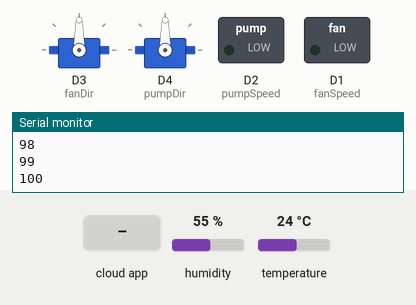
This sketch was run on a simulated ESP8266 (NodeMCU). Parts: 2 × servo, switched loads named in the sketch (green lamp = pin HIGH), the last lines printed to the serial monitor. The inputs (shaded band) are chosen by the test bench; at power-on: humidity 55 %, temperature 24 °C. WiFi joins after 1.5 s; servers stay silent unless stated; network time is answered at once with the bench clock; the local clock reads 2024-03-15 10:24:30 at power-on unless the sketch sets it; the Firebase database answers and starts empty; pins used as bus, display or sensor lines are not drawn.

Above: at 2.8 s.
2.9 s: the phone or cloud app sets fanON to 1
At 14.5 s:
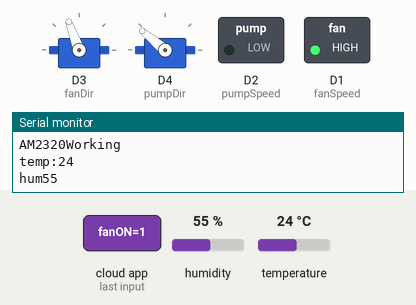
15.0 s: the phone or cloud app sets hatchState to 1
At 21.9 s:
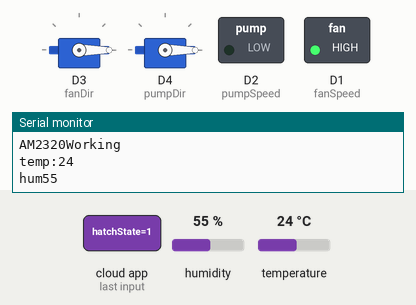
22.9 s: the phone or cloud app sets fanON to 0
At 30.2 s:
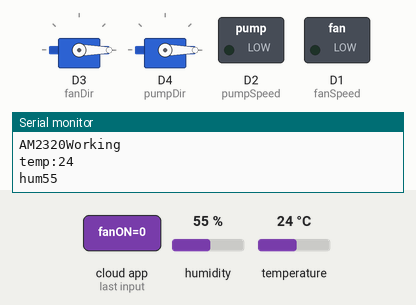
30.5 s: the phone or cloud app sets HumidifyerOn to 1
41.6 s: the phone or cloud app sets regnskog to 1
At 53.5 s:
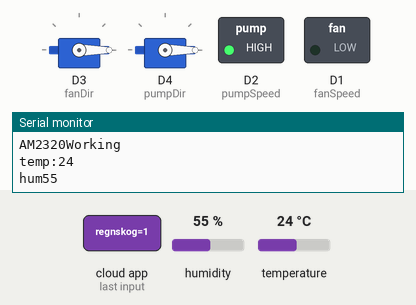
53.8 s: the phone or cloud app sets hatchState to 0
At 60.4 s:
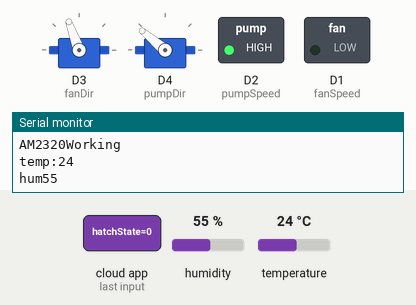
Timing chart, 0 to 100.1 s (numbered marks = the images above; inputs shaded):
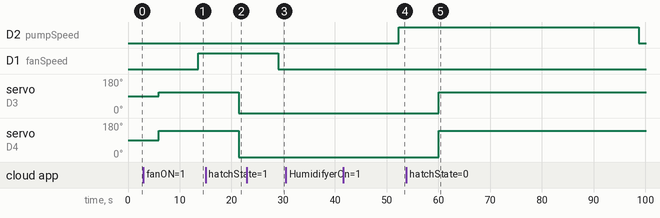

Measured:
- after the input at 2.9 s, D1 (fanSpeed): LOW → HIGH after 10.7 s
- after the input at 15.0 s, servo on D3 (fanDir): 110° → 0° after 6.4 s; servo on D4 (pumpDir): 140° → 0° after 6.4 s
- after the input at 22.9 s, D1 (fanSpeed): HIGH → LOW after 6.1 s
- after the input at 41.6 s, D2 (pumpSpeed): LOW → HIGH after 10.7 s
- after the input at 53.8 s, servo on D3 (fanDir): 0° → 110° after 6.2 s; servo on D4 (pumpDir): 0° → 140° after 6.2 s

The sketch:

test2.ino
```cpp
#include <FirebaseESP8266.h>
#include <ESP8266WiFi.h>
#include <WiFiUdp.h>
#include <NTPClient.h>
#include <Wire.h>
#include <AM2320.h>
#include <Servo.h>

// define servos
AM2320 sensor;
Servo bigHatchServo;
Servo fanHatchServo;

// defines where we should conect to firebase via the webb with the wifi name and pasword

#define FIREBASE_HOST "https://waxteras-default-rtdb.europe-west1.firebasedatabase.app"
#define FIREBASE_AUTH "AIzaSyBslwY7gKcIWTltrOcEeDooZWzSRRcSBUg"
#define WIFI_SSID "ABBgym_2.4"
#define WIFI_PASSWORD "mittwifiarsabra"

// #define WIFI_SSID "Almesbo_wifi"
// #define WIFI_PASSWORD "KottenAlmesbo"

// Define Firebase Data objects
FirebaseData firebaseData1;

const byte fanSpeed = 5;
const byte fanDir = 0;
const byte pumpSpeed = 4;
const byte pumpDir = 2;

String path = "/Nodes";
String nodeID = "Node2";      // This is this node ID to receive control
String otherNodeID = "Node1"; // This is other node ID to control

// setting up time and timezone

WiFiUDP ntpUDP;
NTPClient timeClient(ntpUDP, "pool.ntp.org", 3600, 60000);

// define time variables
String Time;
int days;
int hours;
int minutes;
int seconds;
int timeEpoche;
int months = 1;
int timesec;
int monthDay;
int monthDayRound = llround(monthDay) + 1;
float monthFloat;

int liveJord;
int liveLuft;
int liveTemp;
int FlaktTempSetting;
int luckaTempSetting;

bool fanState;
bool pumpState;
bool hatchState;
bool fanOnWeb;

bool oken;
bool grasmark;
bool regnskog;

int hum;
int temp;
float earthHum;

int TargetTemp;

void setup()
{
  // put your setup code here, to run once:
  timeClient.begin();
  if (!Firebase.beginStream(firebaseData1, path + "/" + nodeID))
  {
    Serial.println("Could not begin stream");
    Serial.println("REASON: " + firebaseData1.errorReason());
  }

  Serial.begin(9600);

  bigHatchServo.attach(D3, 544, 2400);
  fanHatchServo.attach(D4, 544, 2400);
  Wire.begin(14, 12);

  WiFi.begin(WIFI_SSID, WIFI_PASSWORD);
  Serial.print("Connecting to Wi-Fi");
  while (WiFi.status() != WL_CONNECTED)
  {
    delay(300);
  }

  Serial.print("Connected with IP: ");
  Serial.println(WiFi.localIP());

  pinMode(pumpDir, OUTPUT);
  digitalWrite(pumpDir, HIGH);

  pinMode(fanDir, OUTPUT);
  digitalWrite(fanDir, HIGH);

  Firebase.begin(FIREBASE_HOST, FIREBASE_AUTH);
  Firebase.reconnectWiFi(true);
}

// function to check firebase data
void checkAll()
{
  if (fanState == true)
  {
    if (liveLuft >= FlaktTempSetting)
    {
      Serial.println("fan-ON");
      analogWrite(fanSpeed, 1023);
      Firebase.setBool(firebaseData1, "/LiveData/fanOnWeb", true);
    }
    else
    {
      Serial.println("fan-OFF");
      analogWrite(fanSpeed, 0);
      Firebase.setBool(firebaseData1, "/LiveData/fanOnWeb", false);
    }
  }
  else
  {
    Serial.println("fan-OFF");
    analogWrite(fanSpeed, 0);
    Firebase.setBool(firebaseData1, "/LiveData/fanOnWeb", false);
  }

  if (pumpState == true)
  {
    Serial.println("hello");
    if (oken == true)
    {
      if (hours == 15)
      {

        if (minutes == 18)
        {
          Serial.println("pump-ON-Oken");
          digitalWrite(pumpDir, HIGH);
          analogWrite(pumpSpeed, 1023);
        }
        else
        {
          Serial.println("pump-OFF-oken");
          analogWrite(pumpSpeed, 0);
        }
      }
      else
      {
        Serial.println("pump-OFF-oken2");
        analogWrite(pumpSpeed, 0);
      }
    }
    else if (grasmark == true)
    {
      if (liveLuft < 70)
      {

        if (minutes == 10 || minutes == 30 || minutes == 50)
        {
          Serial.println("pump-ON-Grasmark");
          digitalWrite(pumpDir, HIGH);
          analogWrite(pumpSpeed, 1023);
        }
        else
        {
          Serial.println("pump-OFF");
          analogWrite(pumpSpeed, 0);
        }
      }
      else
      {
        Serial.println("pump-OFF");
        analogWrite(pumpSpeed, 0);
      }
    }
    else if (regnskog == true)
    {

      Serial.println(minutes);
      if (minutes == 0 || minutes == 5 || minutes == 10 || minutes == 15 || minutes == 20 || minutes == 25 || minutes == 30 || minutes == 35 || minutes == 40 || minutes == 45 || minutes == 50 || minutes == 55)
      {
        Serial.println(minutes);
        Serial.println("pump-ON-Regnskog");
        digitalWrite(pumpDir, HIGH);
        analogWrite(pumpSpeed, 1023);
      }
      else
      {
        Serial.println("pump-OFF 1");
        analogWrite(pumpSpeed, 0);
        Serial.println(minutes);
      }
    }
  }
  else
  {
    Serial.println("pump-OFF 2");
    analogWrite(pumpSpeed, 0);
    Serial.println(minutes);
  }

  if (hatchState == true)
  {
    if (liveTemp >= luckaTempSetting || fanOnWeb == true)
    {
      Serial.println("hatch-ON");
      bigHatchServo.write(0);
      fanHatchServo.write(0);
      Firebase.setBool(firebaseData1, "/LiveData/hatchStateWeb", true);
    }
    else
    {
      Serial.println("hatch-OFF");
      bigHatchServo.write(110);
      fanHatchServo.write(140);
      Firebase.setBool(firebaseData1, "/LiveData/hatchStateWeb", false);
    }
  }
  else
  {
    Serial.println("hatch-OFF");
    bigHatchServo.write(110);
    fanHatchServo.write(140);
    Firebase.setBool(firebaseData1, "/LiveData/hatchStateWeb", false);
  }
}

// timeclient loop, updates the time
void updateTime()
{
  timeClient.update();

  minutes = timeClient.getMinutes();
  seconds = timeClient.getSeconds();
  hours = timeClient.getHours();
  timeEpoche = timeClient.getEpochTime();
  timesec = timeEpoche - 1672527600;
  monthFloat = ((timesec) / 86400);

  for (int i = 0; i < 100; i++)
  {
    if (monthFloat > i)
    {
      monthDay = i + 1;
      Serial.println(monthDay);
    }
  }
  if (monthDay >= 31 && monthDay <= 59)
  {
    months = 2;
    monthDayRound = monthDay - 30;
    Serial.println(monthDayRound);
  }
  else if (monthDay >= 59 && monthDay <= 90)
  {
    months = 3;
    monthDayRound = monthDay - 58;
  }
}

// function to check temp and hum to send to firebase
void getTempHum()
{
  if (sensor.measure())
  {
    Serial.println("AM2320Working");
  }
  else
  {
    Serial.print("error:");
    Serial.println(sensor.getErrorCode());
  }
  temp = sensor.getTemperature();
  hum = sensor.getHumidity();
  Serial.print("temp:");
  Serial.println(temp);
  Serial.print("hum");
  Serial.println(hum);

  Firebase.setInt(firebaseData1, "/TempHum/Month" + String(months) + "/days" + String(monthDayRound) + "/Hour" + String(hours) + "/Minute" + String(minutes) + "/humidity", hum);
  Firebase.setInt(firebaseData1, "LiveData/LiveLuft", hum);

  Firebase.setInt(firebaseData1, "/TempHum/Month" + String(months) + "/days" + String(monthDayRound) + "/Hour" + String(hours) + "/Minute" + String(minutes) + "/temperature", temp);
  Firebase.setInt(firebaseData1, "LiveData/LiveTemp", temp);
  Firebase.setInt(firebaseData1, "/TempHum/Month" + String(months) + "/days" + String(monthDayRound) + "/Hour" + String(hours) + "/Minute" + String(minutes) + "/EarthHumidity", 34);
  Firebase.setInt(firebaseData1, "LiveData/LiveJord", 34);
}

void loop()
{
  // put your main code here, to run repeatedly:
  updateTime();

  if (!Firebase.readStream(firebaseData1))
  {
    Serial.println("Can't read stream data");
    Serial.println("REASON: " + firebaseData1.errorReason());
  }
  if (firebaseData1.streamTimeout())
  {
    Serial.println("Stream timeout, resume streaming...");
  }

  // read firebase data
  if (Firebase.getBool(firebaseData1, "LiveData/fanON"))
  {
    if (firebaseData1.dataType() == "boolean")
    {
      fanState = firebaseData1.boolData();
    }
  }

  if (Firebase.getBool(firebaseData1, "LiveData/HumidifyerOn"))
  {
    if (firebaseData1.dataType() == "boolean")
    {
      pumpState = firebaseData1.boolData();
    }
  }

  if (Firebase.getBool(firebaseData1, "LiveData/hatchState"))
  {
    if (firebaseData1.dataType() == "boolean")
    {
      hatchState = firebaseData1.boolData();
    }
  }
  if (Firebase.getBool(firebaseData1, "dataSettings/grasmark"))
  {
    if (firebaseData1.dataType() == "boolean")
    {
      grasmark = firebaseData1.boolData();
    }
  }
  if (Firebase.getBool(firebaseData1, "dataSettings/regnskog"))
  {
    if (firebaseData1.dataType() == "boolean")
    {
      regnskog = firebaseData1.boolData();
    }
  }
  if (Firebase.getBool(firebaseData1, "dataSettings/oken"))
  {
    if (firebaseData1.dataType() == "boolean")
    {
      oken = firebaseData1.boolData();
    }
  }
  if (Firebase.getInt(firebaseData1, "LiveData/LiveJord"))
  {
    if (firebaseData1.dataType() == "int")
    {
      liveJord = firebaseData1.intData();
    }
  }
  if (Firebase.getInt(firebaseData1, "LiveData/LiveLuft"))
  {
    if (firebaseData1.dataType() == "int")
    {
      liveLuft = firebaseData1.intData();
    }
  }
  if (Firebase.getInt(firebaseData1, "LiveData/LiveTemp"))
  {
    if (firebaseData1.dataType() == "int")
    {
      liveTemp = firebaseData1.intData();
    }
  }
  if (Firebase.getInt(firebaseData1, "dataSettings/FlaktTempSetting"))
  {
    if (firebaseData1.dataType() == "int")
    {
      FlaktTempSetting = firebaseData1.intData();
    }
  }
  if (Firebase.getInt(firebaseData1, "dataSettings/luckaTempSetting"))
  {
    if (firebaseData1.dataType() == "int")
    {
      luckaTempSetting = firebaseData1.intData();
    }
  }
  if (Firebase.getBool(firebaseData1, "LiveData/fanOnWeb"))
  {
    if (firebaseData1.dataType() == "boolean")
    {
      fanOnWeb = firebaseData1.boolData();
    }
  }

  delay(2000);
  checkAll();
  getTempHum();

  delay(2000);
  checkAll();
}
```
